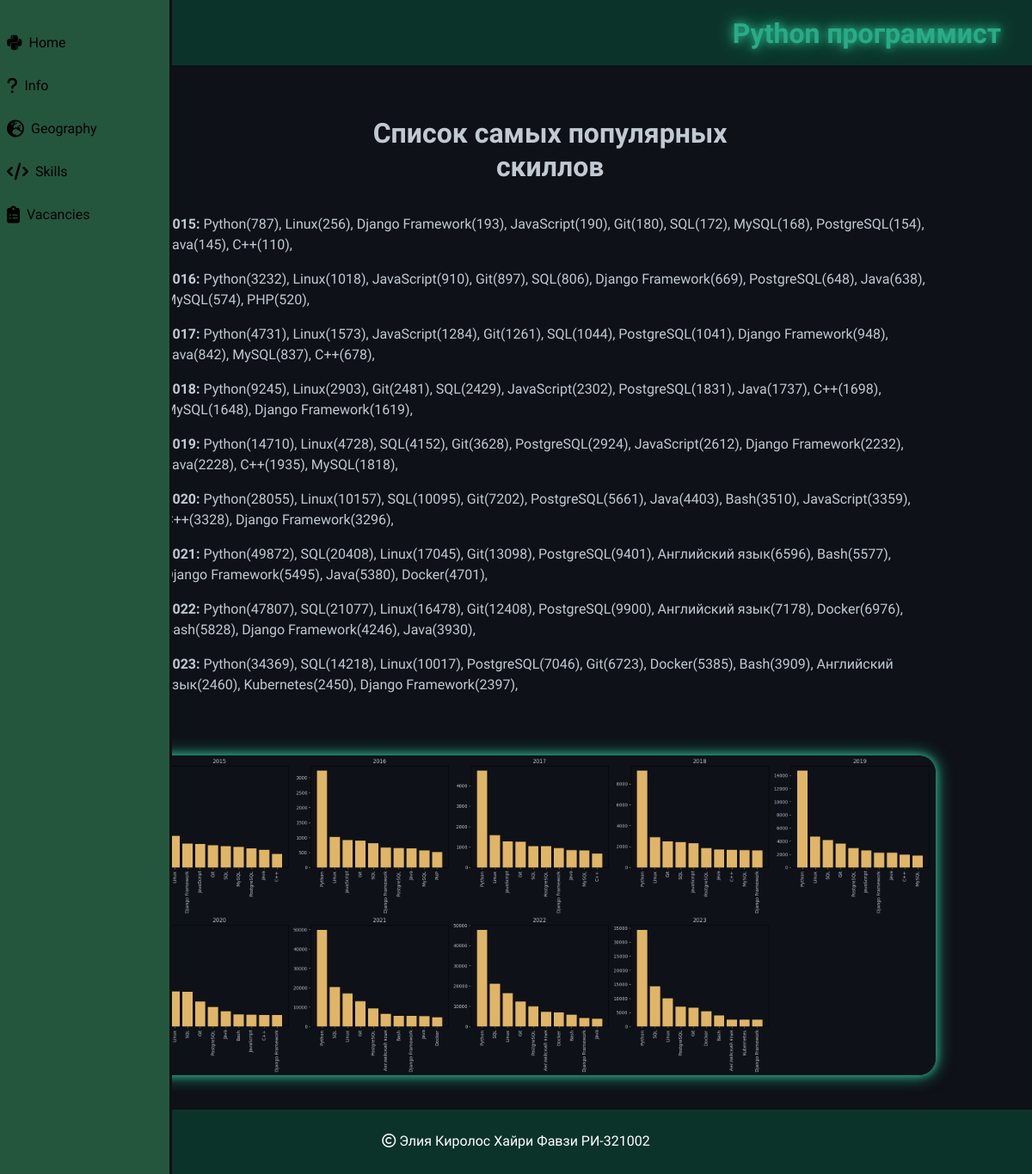
Screenshot of /skills/ with the database file from the repository.
### main/models.py (models this page shows)
class Skills(models.Model):
    title = models.CharField(
        'Заголовок',
        max_length=100,
        default='skills'
    )
    text = models.TextField('Текст', default=None)
    graph = models.ImageField(
        'График',
        default=None,
        upload_to='skills'
    )

### main/views.py (the view)
# urls.py: path('skills/', views.skills, name='skills'),
def skills(request):
    skillspage = Skills.objects.all()[0]
    return render(
        request,
        'main/skills.html',
        context={
            'skillspage': skillspage,
        }
    )

### main/templates/main/skills.html
{% extends 'main/mainpage.html' %}
{% load static %}
{% block content %}
<div>
    <div>
        {{ skillspage.text|safe }}
    </div>
    <img class="skills_img" src="{{ skillspage.graph.url }}"/>
</div>
{% endblock %}

### static/main/css/main.css (style rules this page uses)
body { font-family: 'Comfortaa', cursive; background: #0e1117; color: #C1CAD2; }
.skill_list { margin: 20px 0 20px 40px; }
.skills_img { border-radius: 20px; box-shadow: 0 0 10px #29ab87, 0 0 20px #29ab87; width: 100%; margin-top: 50px; }

### rows the page displays
Skills: text "Список самых популярных скиллов 2015: Python(787), Linux(256), Django Framework(193), JavaScript(190), Git(180), SQL(172), MySQL(168), PostgreSQL(154), Java(145), C++(110), 2016: Python(3232), Linux(1018), JavaScript(910), Git(897), SQL(806), Django Framework(669), PostgreSQL(648), Java(638), MySQL(574), PHP(520), 2017: Python(4731), Linux(1573), JavaScript(1284), Git(1261), SQL(1044), PostgreSQL(1041), Django Framework(948), Java(842), MySQL(837), C++(678), 2018: Python(9245), Linux(2903), Git(2481), SQL(2429), JavaScript(2302), PostgreSQL(1831), Java(1737), C++(1698), MySQL(1648), Django Framework(1619), 2019: Python(14710), Linux(4728), SQL(4152), Git(3628), PostgreSQL(2924),…", graph (picture)
